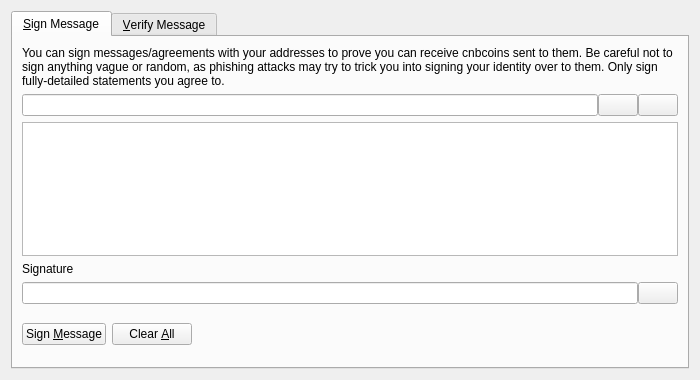
<?xml version="1.0" encoding="UTF-8"?>
<ui version="4.0">
 <class>SignVerifyMessageDialog</class>
 <widget class="QDialog" name="SignVerifyMessageDialog">
  <property name="geometry">
   <rect>
    <x>0</x>
    <y>0</y>
    <width>700</width>
    <height>380</height>
   </rect>
  </property>
  <property name="windowTitle">
   <string>Signatures - Sign / Verify a Message</string>
  </property>
  <property name="modal">
   <bool>true</bool>
  </property>
  <layout class="QVBoxLayout" name="verticalLayout">
   <item>
    <widget class="QTabWidget" name="tabWidget">
     <property name="currentIndex">
      <number>0</number>
     </property>
     <widget class="QWidget" name="tabSignMessage">
      <attribute name="title">
       <string>&amp;Sign Message</string>
      </attribute>
      <layout class="QVBoxLayout" name="verticalLayout_SM">
       <item>
        <widget class="QLabel" name="infoLabel_SM">
         <property name="text">
          <string>You can sign messages/agreements with your addresses to prove you can receive cnbcoins sent to them. Be careful not to sign anything vague or random, as phishing attacks may try to trick you into signing your identity over to them. Only sign fully-detailed statements you agree to.</string>
         </property>
         <property name="textFormat">
          <enum>Qt::PlainText</enum>
         </property>
         <property name="wordWrap">
          <bool>true</bool>
         </property>
        </widget>
       </item>
       <item>
        <layout class="QHBoxLayout" name="horizontalLayout_1_SM">
         <property name="spacing">
          <number>0</number>
         </property>
         <item>
          <widget class="QValidatedLineEdit" name="addressIn_SM">
           <property name="toolTip">
            <string>The CnBCoin address to sign the message with</string>
           </property>
          </widget>
         </item>
         <item>
          <widget class="QPushButton" name="addressBookButton_SM">
           <property name="toolTip">
            <string>Choose previously used address</string>
           </property>
           <property name="text">
            <string/>
           </property>
           <property name="icon">
            <iconset resource="../bitcoin.qrc">
             <normaloff>:/icons/address-book</normaloff>:/icons/address-book</iconset>
           </property>
           <property name="shortcut">
            <string>Alt+A</string>
           </property>
           <property name="autoDefault">
            <bool>false</bool>
           </property>
          </widget>
         </item>
         <item>
          <widget class="QPushButton" name="pasteButton_SM">
           <property name="toolTip">
            <string>Paste address from clipboard</string>
           </property>
           <property name="text">
            <string/>
           </property>
           <property name="icon">
            <iconset resource="../bitcoin.qrc">
             <normaloff>:/icons/editpaste</normaloff>:/icons/editpaste</iconset>
           </property>
           <property name="shortcut">
            <string>Alt+P</string>
           </property>
           <property name="autoDefault">
            <bool>false</bool>
           </property>
          </widget>
         </item>
        </layout>
       </item>
       <item>
        <widget class="QPlainTextEdit" name="messageIn_SM">
         <property name="toolTip">
          <string>Enter the message you want to sign here</string>
         </property>
        </widget>
       </item>
       <item>
        <widget class="QLabel" name="signatureLabel_SM">
         <property name="text">
          <string>Signature</string>
         </property>
         <property name="textFormat">
          <enum>Qt::PlainText</enum>
         </property>
        </widget>
       </item>
       <item>
        <layout class="QHBoxLayout" name="horizontalLayout_2_SM">
         <property name="spacing">
          <number>0</number>
         </property>
         <item>
          <widget class="QLineEdit" name="signatureOut_SM">
           <property name="font">
            <font>
             <italic>true</italic>
            </font>
           </property>
           <property name="readOnly">
            <bool>true</bool>
           </property>
          </widget>
         </item>
         <item>
          <widget class="QPushButton" name="copySignatureButton_SM">
           <property name="toolTip">
            <string>Copy the current signature to the system clipboard</string>
           </property>
           <property name="text">
            <string/>
           </property>
           <property name="icon">
            <iconset resource="../bitcoin.qrc">
             <normaloff>:/icons/editcopy</normaloff>:/icons/editcopy</iconset>
           </property>
           <property name="autoDefault">
            <bool>false</bool>
           </property>
          </widget>
         </item>
        </layout>
       </item>
       <item>
        <layout class="QHBoxLayout" name="horizontalLayout_3_SM">
         <item>
          <widget class="QPushButton" name="signMessageButton_SM">
           <property name="toolTip">
            <string>Sign the message to prove you own this CnBCoin address</string>
           </property>
           <property name="text">
            <string>Sign &amp;Message</string>
           </property>
           <property name="icon">
            <iconset resource="../bitcoin.qrc">
             <normaloff>:/icons/edit</normaloff>:/icons/edit</iconset>
           </property>
           <property name="autoDefault">
            <bool>false</bool>
           </property>
          </widget>
         </item>
         <item>
          <widget class="QPushButton" name="clearButton_SM">
           <property name="toolTip">
            <string>Reset all sign message fields</string>
           </property>
           <property name="text">
            <string>Clear &amp;All</string>
           </property>
           <property name="icon">
            <iconset resource="../bitcoin.qrc">
             <normaloff>:/icons/remove</normaloff>:/icons/remove</iconset>
           </property>
           <property name="autoDefault">
            <bool>false</bool>
           </property>
          </widget>
         </item>
         <item>
          <spacer name="horizontalSpacer_1_SM">
           <property name="orientation">
            <enum>Qt::Horizontal</enum>
           </property>
           <property name="sizeHint" stdset="0">
            <size>
             <width>40</width>
             <height>48</height>
            </size>
           </property>
          </spacer>
         </item>
         <item>
          <widget class="QLabel" name="statusLabel_SM">
           <property name="font">
            <font>
             <weight>75</weight>
             <bold>true</bold>
            </font>
           </property>
           <property name="text">
            <string/>
           </property>
           <property name="wordWrap">
            <bool>true</bool>
           </property>
          </widget>
         </item>
         <item>
          <spacer name="horizontalSpacer_2_SM">
           <property name="orientation">
            <enum>Qt::Horizontal</enum>
           </property>
           <property name="sizeHint" stdset="0">
            <size>
             <width>40</width>
             <height>48</height>
            </size>
           </property>
          </spacer>
         </item>
        </layout>
       </item>
      </layout>
     </widget>
     <widget class="QWidget" name="tabVerifyMessage">
      <attribute name="title">
       <string>&amp;Verify Message</string>
      </attribute>
      <layout class="QVBoxLayout" name="verticalLayout_VM">
       <item>
        <widget class="QLabel" name="infoLabel_VM">
         <property name="text">
          <string>Enter the receiver's address, message (ensure you copy line breaks, spaces, tabs, etc. exactly) and signature below to verify the message. Be careful not to read more into the signature than what is in the signed message itself, to avoid being tricked by a man-in-the-middle attack. Note that this only proves the signing party receives with the address, it cannot prove sendership of any transaction!</string>
         </property>
         <property name="textFormat">
          <enum>Qt::PlainText</enum>
         </property>
         <property name="alignment">
          <set>Qt::AlignLeading|Qt::AlignLeft|Qt::AlignTop</set>
         </property>
         <property name="wordWrap">
          <bool>true</bool>
         </property>
        </widget>
       </item>
       <item>
        <layout class="QHBoxLayout" name="horizontalLayout_1_VM">
         <property name="spacing">
          <number>0</number>
         </property>
         <item>
          <widget class="QValidatedLineEdit" name="addressIn_VM">
           <property name="toolTip">
            <string>The CnBCoin address the message was signed with</string>
           </property>
          </widget>
         </item>
         <item>
          <widget class="QPushButton" name="addressBookButton_VM">
           <property name="toolTip">
            <string>Choose previously used address</string>
           </property>
           <property name="text">
            <string/>
           </property>
           <property name="icon">
            <iconset resource="../bitcoin.qrc">
             <normaloff>:/icons/address-book</normaloff>:/icons/address-book</iconset>
           </property>
           <property name="shortcut">
            <string>Alt+A</string>
           </property>
           <property name="autoDefault">
            <bool>false</bool>
           </property>
          </widget>
         </item>
        </layout>
       </item>
       <item>
        <widget class="QPlainTextEdit" name="messageIn_VM"/>
       </item>
       <item>
        <widget class="QValidatedLineEdit" name="signatureIn_VM"/>
       </item>
       <item>
        <layout class="QHBoxLayout" name="horizontalLayout_2_VM">
         <item>
          <widget class="QPushButton" name="verifyMessageButton_VM">
           <property name="toolTip">
            <string>Verify the message to ensure it was signed with the specified CnBCoin address</string>
           </property>
           <property name="text">
            <string>Verify &amp;Message</string>
           </property>
           <property name="icon">
            <iconset resource="../bitcoin.qrc">
             <normaloff>:/icons/transaction_0</normaloff>:/icons/transaction_0</iconset>
           </property>
           <property name="autoDefault">
            <bool>false</bool>
           </property>
          </widget>
         </item>
         <item>
          <widget class="QPushButton" name="clearButton_VM">
           <property name="toolTip">
            <string>Reset all verify message fields</string>
           </property>
           <property name="text">
            <string>Clear &amp;All</string>
           </property>
           <property name="icon">
            <iconset resource="../bitcoin.qrc">
             <normaloff>:/icons/remove</normaloff>:/icons/remove</iconset>
           </property>
           <property name="autoDefault">
            <bool>false</bool>
           </property>
          </widget>
         </item>
         <item>
          <spacer name="horizontalSpacer_1_VM">
           <property name="orientation">
            <enum>Qt::Horizontal</enum>
           </property>
           <property name="sizeHint" stdset="0">
            <size>
             <width>40</width>
             <height>48</height>
            </size>
           </property>
          </spacer>
         </item>
         <item>
          <widget class="QLabel" name="statusLabel_VM">
           <property name="font">
            <font>
             <weight>75</weight>
             <bold>true</bold>
            </font>
           </property>
           <property name="text">
            <string/>
           </property>
           <property name="wordWrap">
            <bool>true</bool>
           </property>
          </widget>
         </item>
         <item>
          <spacer name="horizontalSpacer_2_VM">
           <property name="orientation">
            <enum>Qt::Horizontal</enum>
           </property>
           <property name="sizeHint" stdset="0">
            <size>
             <width>40</width>
             <height>48</height>
            </size>
           </property>
          </spacer>
         </item>
        </layout>
       </item>
      </layout>
     </widget>
    </widget>
   </item>
  </layout>
 </widget>
 <customwidgets>
  <customwidget>
   <class>QValidatedLineEdit</class>
   <extends>QLineEdit</extends>
   <header>qt/qvalidatedlineedit.h</header>
  </customwidget>
 </customwidgets>
 <resources>
  <include location="../bitcoin.qrc"/>
 </resources>
 <connections/>
</ui>
